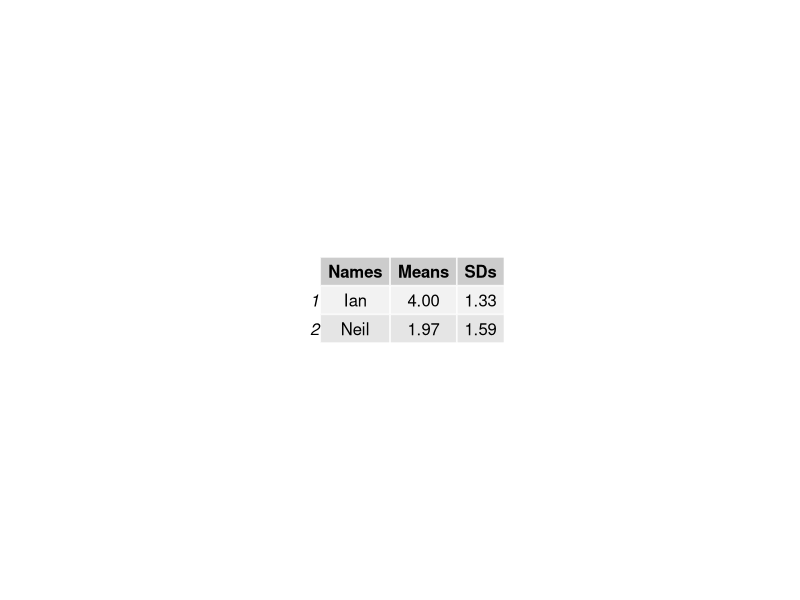
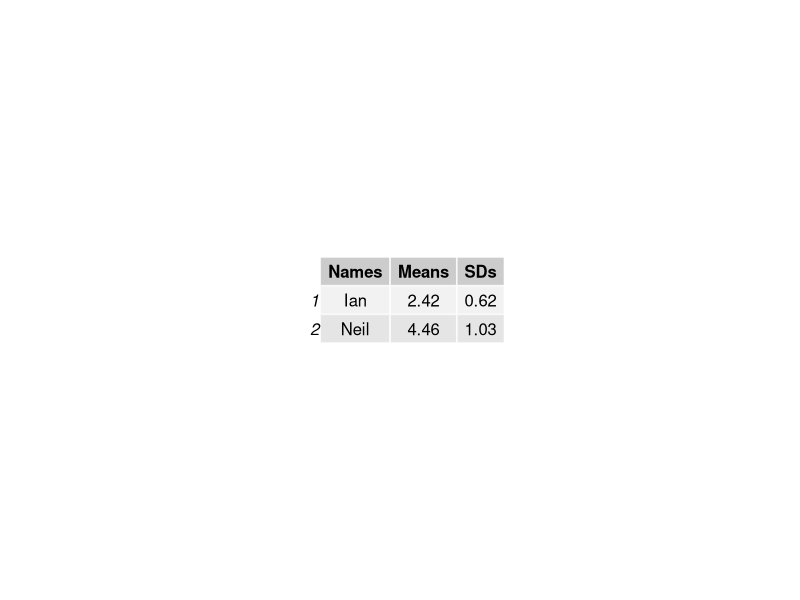
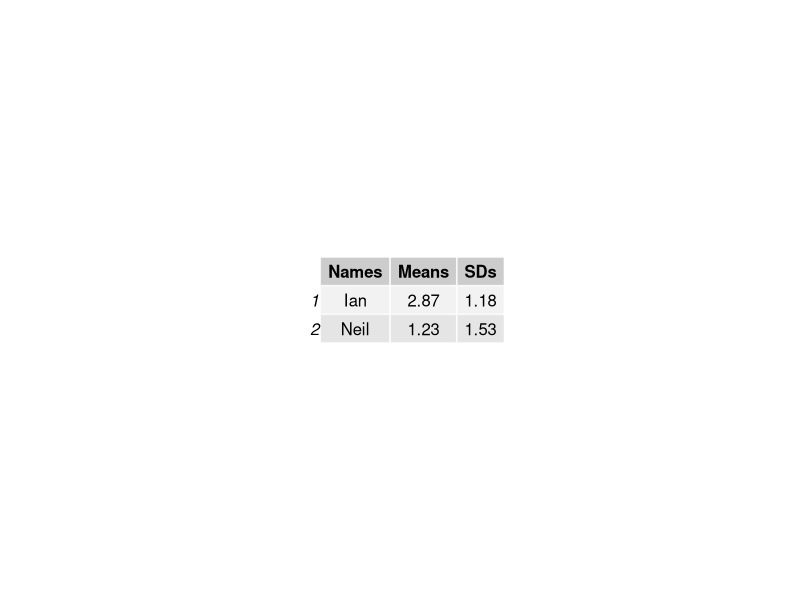
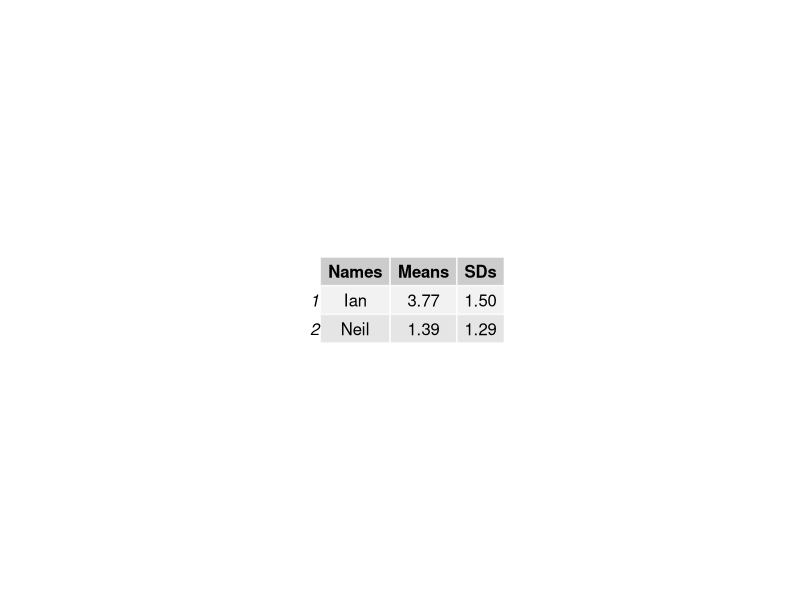
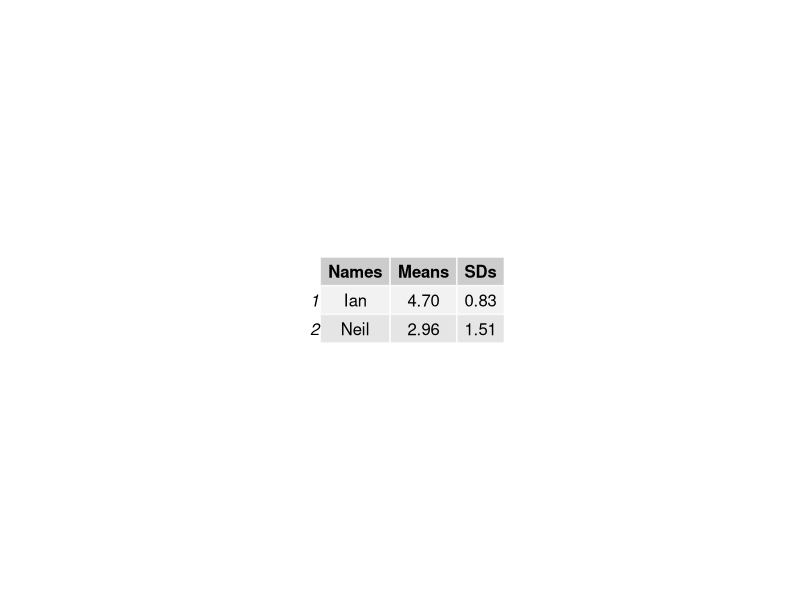
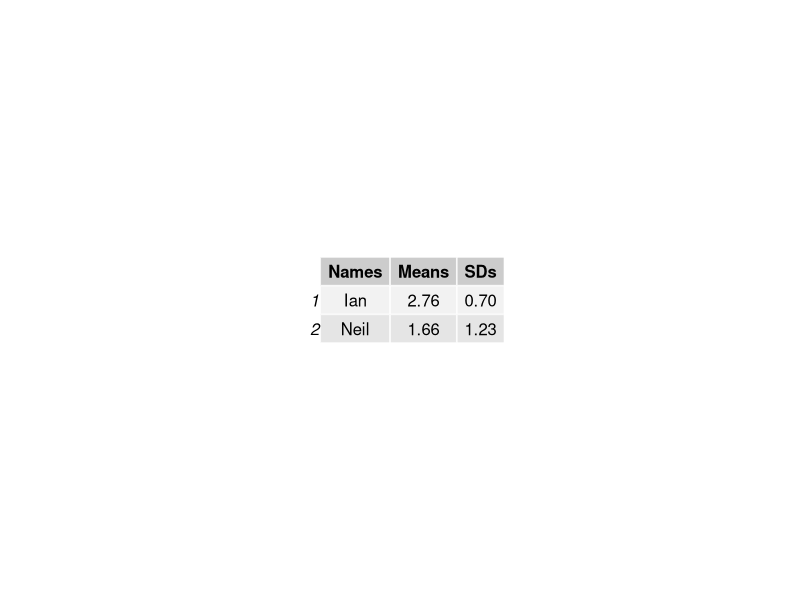
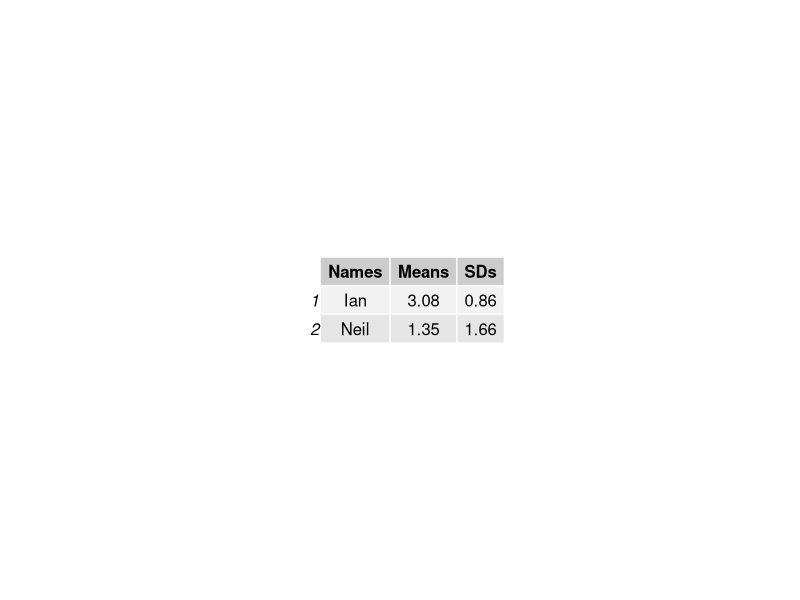
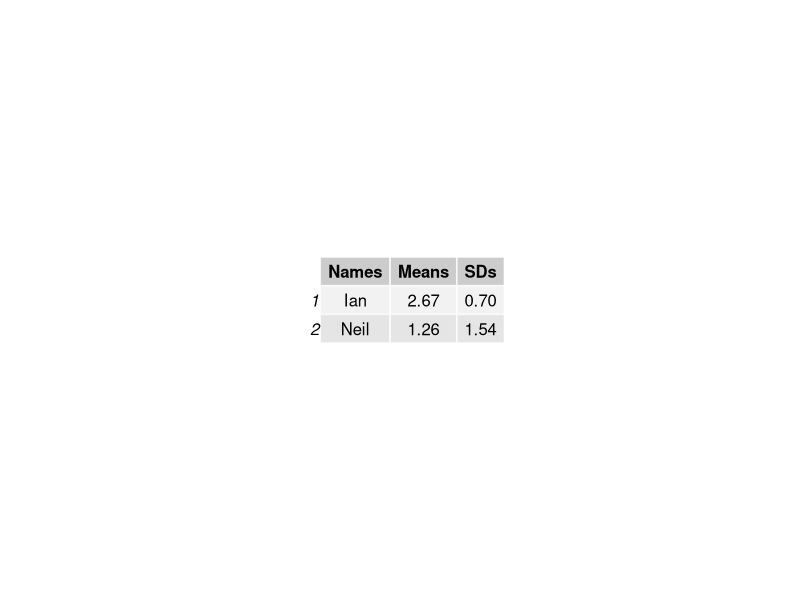

These figures' R source, in order: (Note: this script raises an error after producing the figures.)
##### SDMC2 #####
library(gridExtra) # the pacakge needed for this particular question to create multiple grid-level plots in a page
SDMC2= function(
  title = "SDMC2", # Question-bank title that will be easily viewable in e-learning
  n = 200, # Number of questions to generate
  type = "MC", # The question type, one of many possible types on e-learning
  answers = 2, # Number of answers per MC question
  points.per.q = 4, # Number of points the question is worth (on the test)
  difficulty = 1, # An easily viewable difficulty level on e-learning
  quest.txt1 = "Ian and his friend Neil like playing the video game Mario Kart together. After racing together many times, they hypothesize that Neil ",
  quest.txt2 = " race times than Ian. To test their hypothesis, they monitor 50 consecutive races and record the above means and standard deviations of their race times (in minutes). Do these summary statistics confirm their hypothesis?", # The above 2 question texts are static text for the full question
  Names = c("Ian", "Neil"), #creating a vector of the characters in the question
  digits = 2, # This is the number of decimal places to round off the data
  loc.path = "Images/", # This is the local path used to store any randomly generated image files
  e.path = "Images/", # This is the path on e-learning used to store any above-implemented image files
  hint = "Remember that the mean and SD each measure something very different.", # This is a student hint, visible to them during the exam on e-learning
  feedback = "Means measure center, and SDs measure spread. So, a higher mean = longer race times, a higher SD = less consistent or more variable race times, and vice versa for both mean and SD." # This is student feedback, visible after the exam
)
{
  param <- c("NewQuestion","ID","Title","QuestionText","Points","Difficulty", "Image",
             rep("Option", answers),"Hint","Feedback") # These are setting row names for the CSV file
  questions <- data.frame() # This opens a data frame to store the randomly generated questions below
  for(i in 1:n)
  {
    ID <- paste(title, i, sep = "-") # The ID of the specific question within the bank, title + question number in the loop
    points <- sample(c(rep(0,answers-1),100),replace=F) # The proportion of points assigned to each possible answer, 1 if correct or 0 if incorrect
    corr.ind <- 7 + which.max(points) # This is the row index of the correct answer
    data1 <- sample(c("has more consistent (less variable)", "has less consistent (more variable)"), size = 1) # This is how we're randomly generating option choices for this question
    Means <- sample(seq(1, 5, by = .01), size = 2) # This is how we're randomly generating mean data for this question
    SDs <- sample(seq(.5, 2, by = .01), size = 2) # This is how we're randomly generating standard deviation data for this question
    corr.ans <- if((data1 == "has more consistent (less variable)"))
    {
      if(SDs[1] > SDs[2]){"Yes"}else{"No"}
    }
    else
    {
      if(data1 == "has less consistent (more variable)")
      {
        if(SDs[2] > SDs[1]){"Yes"}else{"No"}
      }
    } # This is the correct answer to the question
    data <- data.frame(Names, Means, SDs, stringsAsFactors = FALSE) # This is how we're randomly generating data frame for this question
    ans.txt <- if(corr.ans == "Yes"){rep("No", 2)}else{rep("Yes", 2)} # These are randomly generated incorrect answers.
    content <- c(type, ID, ID, paste(quest.txt1, data1, quest.txt2, sep = ""),
                 points.per.q, difficulty, paste(e.path, paste(title, i, sep = "-"), ".jpeg", sep = ""),
                 points, hint, feedback) # This is collecting a lot of the above information into a single vector
    options <- c(rep("",7), ans.txt, rep("",2)) # This is collecting the incorrect answers above, and indexing them correctly by row
    options[corr.ind] <- corr.ans # This is imputing the correct answer at the appropriate row index
    questions[(1+(9+answers)*i):((9+answers)*(i+1)),1] <- param # This is indexing and storing all the row names
    questions[(1+(9+answers)*i):((9+answers)*(i+1)),2] <- content # Indexing and storing all the content
    questions[(1+(9+answers)*i):((9+answers)*(i+1)),3] <- options # Indexing and storing the answers, both incorrect and correct
    jpeg(filename=paste(loc.path, paste(title, i, sep = "-"), ".jpeg", sep = ""),
         height = 30*nrow(data), width = 55*ncol(data)) # creating the image files in the designated place
    p <- tableGrob(data) #Creating the summary statistics for the graphical item
    grid.arrange(p) #arranging all the summary statistics for the graphical items in one location
    dev.off()
  }
  questions <- questions[((10+answers)):((9+answers)*(n+1)),] # Storing only what's needed for e-learning upload as a CSV file
  write.table(questions, sep=",", file=paste(title, ".csv", sep = ""),
              row.names=F, col.names=F) # Writing the CSV file
}

SDMC2() # creating the csv file
